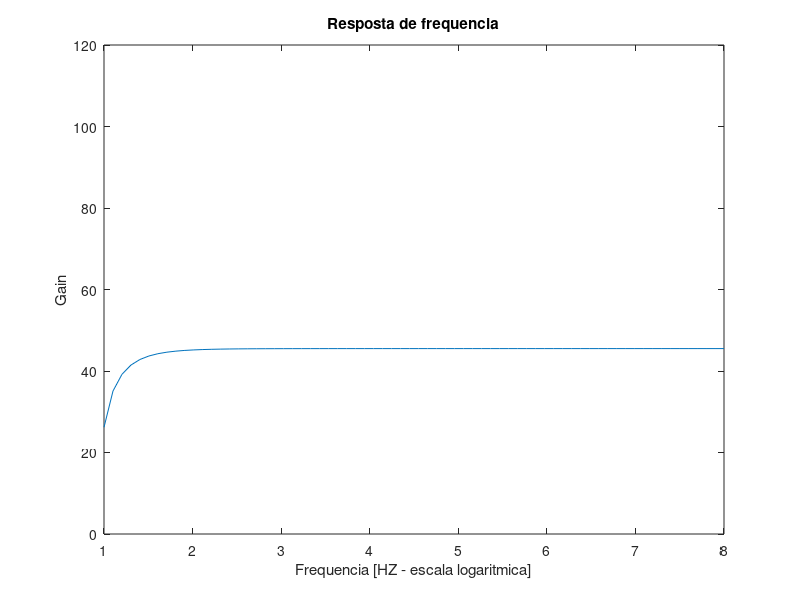

MATLAB code for this plot:
%gain stage

VT=25e-3
BFN=178.7
VAFN=69.7
RE1=200
RC1=950
RB1=80000
RB2=20000
VBEON=0.7
VCC=12
RS=100

fid = fopen("initialdata_tab.tex","w")
fprintf(fid, "VT & %f \\\\ \\hline \n", VT)
fprintf(fid, "BFN& %f \\\\ \\hline \n", BFN)
fprintf(fid, "VAFN& %f \\\\ \\hline \n", VAFN)
fprintf(fid, "RE1& %f \\\\ \\hline \n", RE1)
fprintf(fid, "RC1& %f \\\\ \\hline \n", RC1)
fprintf(fid, "RB1& %f \\\\ \\hline \n", RB1)
fprintf(fid, "RB2& %f \\\\ \\hline \n", RB2)
fprintf(fid, "VBEON& %f \\\\ \\hline \n", VBEON)
fprintf(fid, "VCC& %f \\\\ \\hline \n", VCC)
fprintf(fid, "RS& %f \\\\ \\hline \n", RS)
fclose(fid)

%Operating point

RB=1/(1/RB1+1/RB2)
VEQ=RB2/(RB1+RB2)*VCC
IB1=(VEQ-VBEON)/(RB+(1+BFN)*RE1)
IC1=BFN*IB1
IE1=(1+BFN)*IB1
VE1=RE1*IE1
VO1=VCC-RC1*IC1
VCE=VO1-VE1

fid = fopen("th_data_tab.tex","w")
fprintf(fid, "RB & %f \\\\ \\hline \n", RB)
fprintf(fid, "VEQ&%f \\\\ \\hline \n", VEQ)
fprintf(fid, "IB1&%f \\\\ \\hline \n", IB1)
fprintf(fid, "IC1&%f \\\\ \\hline \n", IC1)
fprintf(fid, "IE1&%f \\\\ \\hline \n", IE1)
fprintf(fid, "VE1&%f \\\\ \\hline \n", VE1)
fprintf(fid, "VO1&%f \\\\ \\hline \n", VO1)
fprintf(fid, "VCE&%f \\\\ \\hline \n", VCE)
fclose(fid)

%Incremental

gm1=IC1/VT
rpi1=BFN/gm1
ro1=VAFN/IC1

ZI1 = 1/((1/RB)+(1/rpi1))
ZO1 = 1/((1/RC1)+(1/ro1))
AV1 = - gm1*ZO1*(ZI1/(ZI1+RS))
AV1dB = 20*log10(abs(AV1))

fid = fopen("gain_tab.tex","w")
fprintf(fid, "Gm & %f \\\\ \\hline \n", gm1)
fprintf(fid, "Rpi&%f \\\\ \\hline \n", rpi1)
fprintf(fid, "ro&%f \\\\ \\hline \n", ro1)
fprintf(fid, "Input impedance&%f \\\\ \\hline \n", ZI1)
fprintf(fid, "Output impedance&%f \\\\ \\hline \n", ZO1)
fprintf(fid, "Gain&%f \\\\ \\hline \n", AV1)
fprintf(fid, "Gain&%fdB \\\\ \\hline \n", AV1dB)
fclose(fid)

%output stage

%Operating point

BFP = 227.3
VAFP = 37.2
RE2 = 50
VEBON = 0.7
VI2 = VO1
IE2 = (VCC-VEBON-VI2)/RE2
IC2 = BFP/(BFP+1)*IE2
VO2 = VCC - RE2*IE2

%Incremental

gm2 = IC2/VT
go2 = IC2/VAFP
gpi2 = gm2/BFP
ge2 = 1/RE2

AV2 = (gm2+gpi2)/(gm2+gpi2+go2+ge2)
AV2dB = 20*log10(AV2)
ZI2=(1/gpi2)/(1-AV2)
ZO2 = 1/(gm2+gpi2+go2+ge2)

fid = fopen("output_tab.tex","w")
fprintf(fid, "Gm & %f \\\\ \\hline \n", gm2)
fprintf(fid, "gpi&%f \\\\ \\hline \n", gpi2)
fprintf(fid, "go&%f \\\\ \\hline \n", go2)
fprintf(fid, "Input impedance&%f \\\\ \\hline \n", ZI2)
fprintf(fid, "Output impedance&%f \\\\ \\hline \n", ZO2)
fprintf(fid, "Gain&%f \\\\ \\hline \n", AV2)
fprintf(fid, "Gain&%fdB \\\\ \\hline \n", AV2dB)
fclose(fid)

%Circuito geral

rpi2=1/gpi2

ZI=ZI1
ZO = 1/(go2+(gm2*(rpi2/(rpi2+ZO1)))+ge2+(1/(rpi2+ZO1)))

prep1=1/(rpi2+ZO1)
prep2=(gm2*rpi2)/(rpi2+ZO1)
AV=(prep1+prep2)/(prep1+ge2+go2+prep2)*AV1
AVdB=20*log10(abs(AV))

fid = fopen("circuit_tab.tex","w")
fprintf(fid, "Gain&%f \\\\ \\hline \n", AV)
fprintf(fid, "Gain&%fdB \\\\ \\hline \n", AVdB)
fclose(fid)

%frequency response

f=logspace(1,8,70)
w=2*pi*f

R_in=100
C_i=0.0001
R1=80000
R2=20000
R_C=950
R_E=200
C_b=0.0025
R_out=50
C_o=0.0007
R_L=8


for i=1:length(f)

Z_Ci=1./(i*C_i*w(i))
Z_Cb=1./(i*C_b*w(i))
Z_Co=1./(i*C_o*w(i))

Z1=R_in+Z_Ci
Z2=1/((1/R1)+(1/R2))
Z3=1./((1/R_E)+(1./Z_Cb))

gpi1=1/rpi1
gZ2=1./Z2
gZ1=1./Z1
gZ3=1./Z3
go1=1/ro1
gRC=1/R_C
gR_out=1/R_out


A=[gpi1+gZ2+gZ1 0 -gpi1 0 ; gm1 go1+gRC+gpi2 -(go1+gm1) -gpi2 ; (gpi1+gm1) go1 -(gpi1+gm1+gZ3) 0 ; 0 (gpi2+gm2) 0 -(go2+gR_out+gm2+gpi2)]


b=[gZ1 0 0 0]
b=b'

R=A\b

Vi=1
I=(Vi-R(1))/Z1


Vs=Vi-I*R_in


Vo(i)=(R_L/(R_L+Z_Co))*R(4)

T=Vo/Vs

endfor

T_M=20*log10(abs(T))

yi=max(T_M)-3
xi=interp1(T_M,f,yi)



plot(log10(f),T_M)
xlim([1 8])
ylim([0 120])
title("Resposta de frequencia")
xlabel ("Frequencia [HZ - escala logaritmica]")
ylabel ("Gain")
print ("gain.eps", "-depsc")
